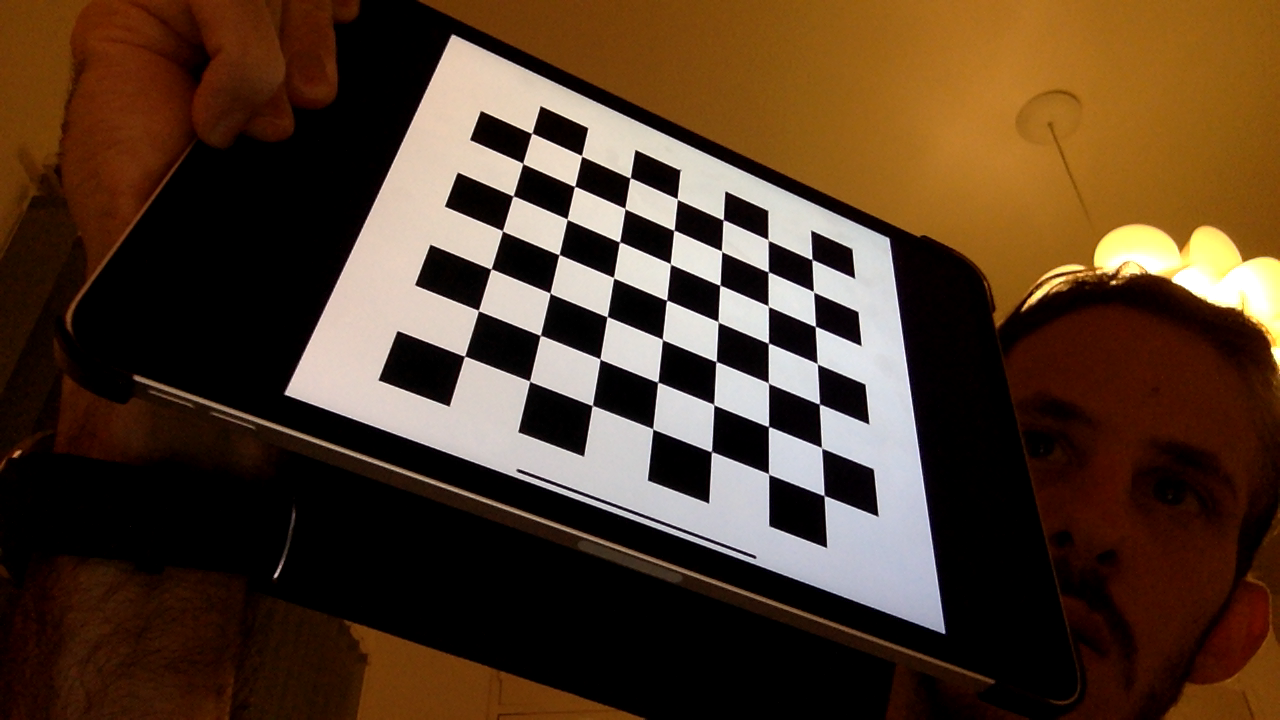
#> input picture calibration/images/13032254168091.png, 1280 x 720 px; its folder holds only this picture in this run
$ python calibrate.py
#> lines starting #> are read from the running program, lines starting #| are printed output that depends on the picture; after the words box and inside, x2 and y2 are one past the last pixel; in counts of white or black regions, pixels touching at a corner belong together
import numpy as np
import cv2
import glob
import yaml
#import pathlib

# termination criteria
criteria = (cv2.TERM_CRITERIA_EPS + cv2.TERM_CRITERIA_MAX_ITER, 30, 0.001)
# prepare object points, like (0,0,0), (1,0,0), (2,0,0) ....,(6,5,0)
objp = np.zeros((7*7,3), np.float32)
objp[:,:2] = np.mgrid[0:7,0:7].T.reshape(-1,2)
# Arrays to store object points and image points from all the images.
objpoints = [] # 3d point in real world space
imgpoints = [] # 2d points in image plane.

images = glob.glob('./images/*')

# path = 'results'
# pathlib.Path(path).mkdir(parents=True, exist_ok=True)

found = 0
for fname in images:  # Here, 10 can be changed to whatever number you like to choose
    img = cv2.imread(fname) # Capture frame-by-frame
#> img is the input picture: shape (720, 1280, 3); mean B, G, R 40.2, 58.8, 81.5
    #print(images[im_i])
    gray = cv2.cvtColor(img, cv2.COLOR_BGR2GRAY)
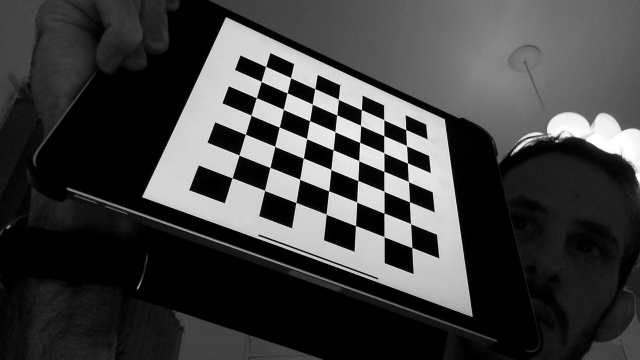
#> gray: shape (720, 1280) (shown at 1/2 size); min 0, max 255, mean 63.4
    # Find the chess board corners
    ret, corners = cv2.findChessboardCorners(gray, (7,7), None)
#> ret = True; corners = 49 rows, first 8: [531.8, 133.1], [581.6, 155.8], [630.2, 177.8], [677.2, 199], [723.2, 219.9], [768.1, 240], [812, 259.3], [522.9, 163.4]
    # If found, add object points, image points (after refining them)
    if ret == True:
        objpoints.append(objp)   # Certainly, every loop objp is the same, in 3D.
        corners2 = cv2.cornerSubPix(gray,corners,(11,11),(-1,-1),criteria)
#> corners2 = 49 rows, first 8: [531.7, 133.3], [581.5, 155.8], [630.1, 177.8], [677.2, 199.1], [723.2, 219.8], [768.1, 240], [811.9, 259.5], [522.7, 163.4]
        imgpoints.append(corners2)
        # Draw and display the corners
        img = cv2.drawChessboardCorners(img, (7,7), corners2, ret)
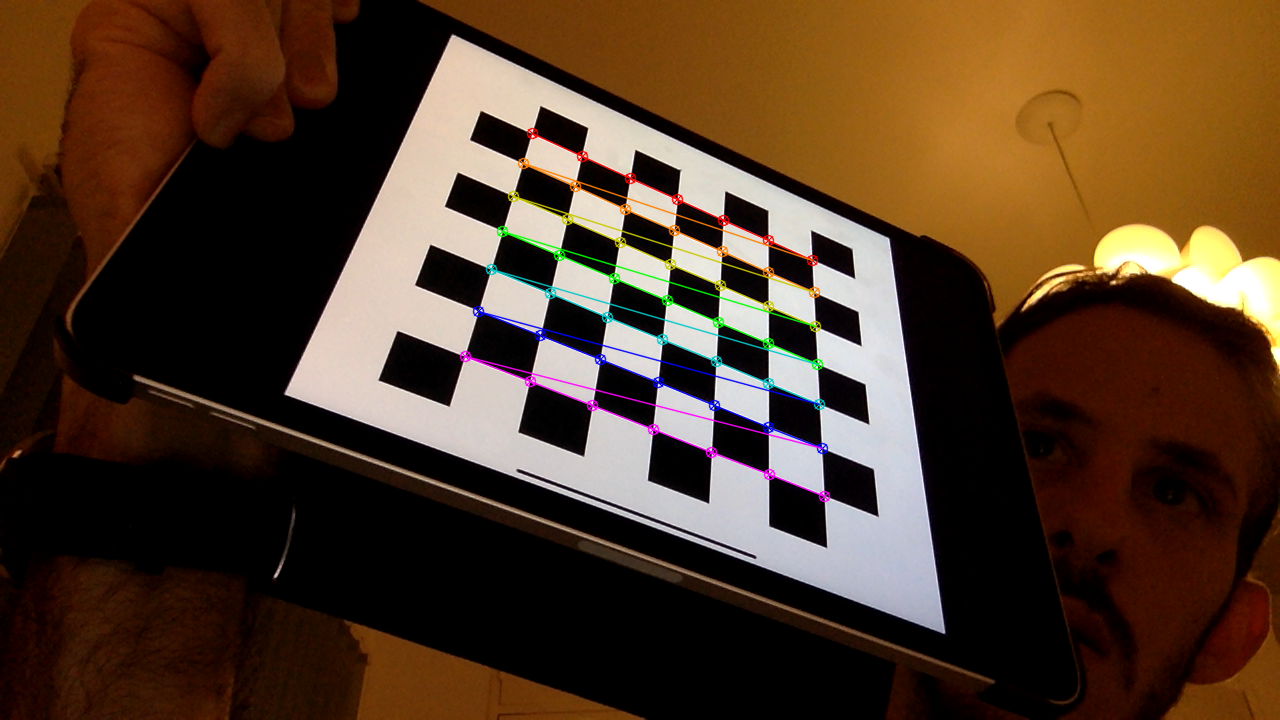
#> img: shape (720, 1280, 3); 1.76% of pixels changed, all inside (x1, y1, x2, y2) = (459, 127, 831, 503)
        found += 1
        cv2.imshow('img', img)
        cv2.waitKey(1000)
        # if you want to save images with detected corners
        # uncomment following 2 lines and lines 5, 18 and 19
        # image_name = path + '/calibresult' + str(found) + '.png'
        # cv2.imwrite(image_name, img)

print("Number of images used for calibration: ", found)

# When everything done, release the capture
# cap.release()
cv2.destroyAllWindows()

# calibration
ret, mtx, dist, rvecs, tvecs = cv2.calibrateCamera(objpoints, imgpoints, gray.shape[::-1], None, None)
#> ret = 0.0767; mtx = [[1011.9, 0, 615.5], [0, 1013.8, 392.1], [0, 0, 1]]; dist = [[0.159, -2.11, 0.00377, -0.00953, 15.88]]; rvecs = ([-0.743, -0.359, 0.262],); tvecs = ([-1.53, -4.77, 18.76],)

# transform the matrix and distortion coefficients to writable lists
data = {'camera_matrix': np.asarray(mtx).tolist(),
        'dist_coeff': np.asarray(dist).tolist()}
#> data = {'camera_matrix': [[1011.9, 0, 615.5], [0, 1013.8, 392.1], [0, 0, 1]], 'dist_coeff': [[0.159, -2.11, 0.00377, -0.00953, 15.88]]}

# and save it to a file
with open("../calibration_matrix.yaml", "w") as f:
    yaml.dump(data, f)

$ run again, on calibration/images/13085106348797.png
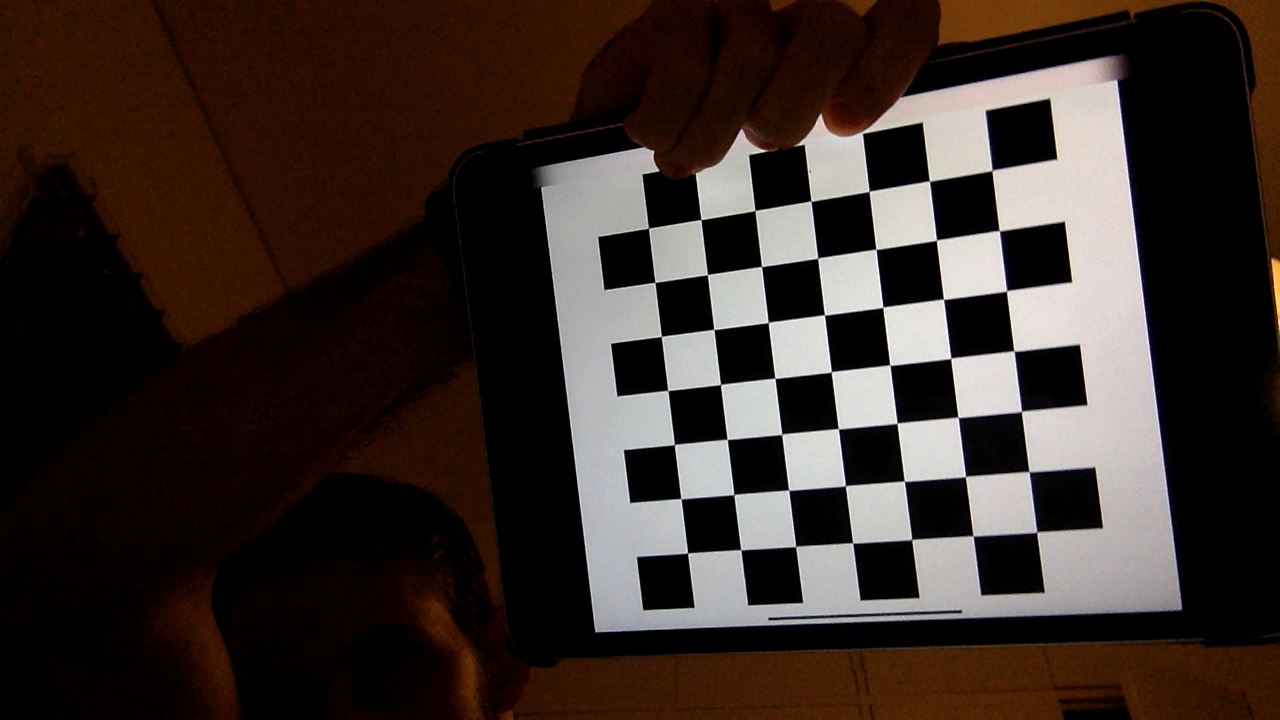
#> input picture calibration/images/13085106348797.png, 1280 x 720 px
#> img is the input picture: shape (720, 1280, 3); mean B, G, R 41.1, 46.2, 57.9
#> `gray = cv2.cvtColor(img, cv2.COLOR_BGR2GRAY)`:
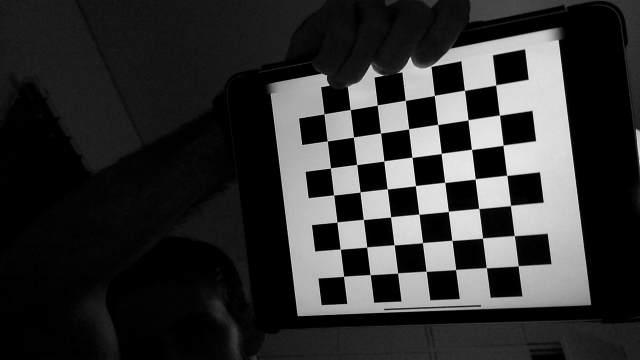
#> gray: shape (720, 1280) (shown at 1/2 size); min 0, max 255, mean 49.1
#> `ret, corners = cv2.findChessboardCorners(gray, (7,7), None)`: ret = True; corners = 49 rows, first 8: [992, 170], [997.8, 229.6], [1007.6, 289.6], [1012.7, 349.9], [1022.7, 409.7], [1030.1, 473.6], [1036.2, 533.9], [928.5, 180.1]
#> corners2 = 49 rows, first 8: [992, 170.4], [999.3, 230.6], [1006.5, 290.9], [1013.9, 351.1], [1021.4, 411.4], [1029, 471.6], [1036.7, 532.1], [929.4, 181]
#> `img = cv2.drawChessboardCorners(img, (7,7), corners2, ret)`:
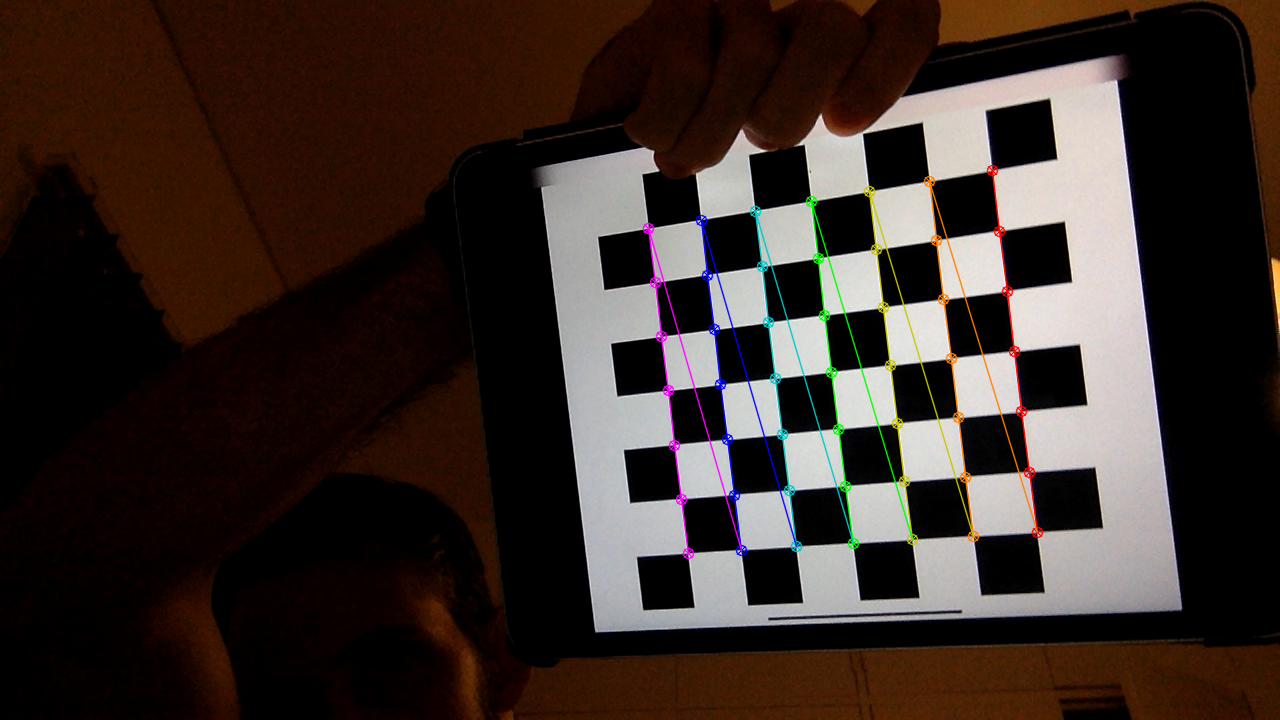
#> img: shape (720, 1280, 3); 1.88% of pixels changed, all inside (x1, y1, x2, y2) = (642, 164, 1044, 560)
#> `ret, mtx, dist, rvecs, tvecs = cv2.calibrateCamera(objpoints, imgpoint..`: ret = 0.085; mtx = [[1232.3, 0, 597.8], [0, 1228.3, 363.5], [0, 0, 1]]; dist = [[0.12, -0.291, -0.00294, -0.00242, 0.251]]; rvecs = ([0.289, 0.276, 1.43],); tvecs = ([6.49, -3.18, 20.47],)
#> data = {'camera_matrix': [[1232.3, 0, 597.8], [0, 1228.3, 363.5], [0, 0, 1]], 'dist_coeff': [[0.12, -0.291, -0.00294, -0.00242, 0.251]]}

$ run again, on calibration/images/13265090846749.png
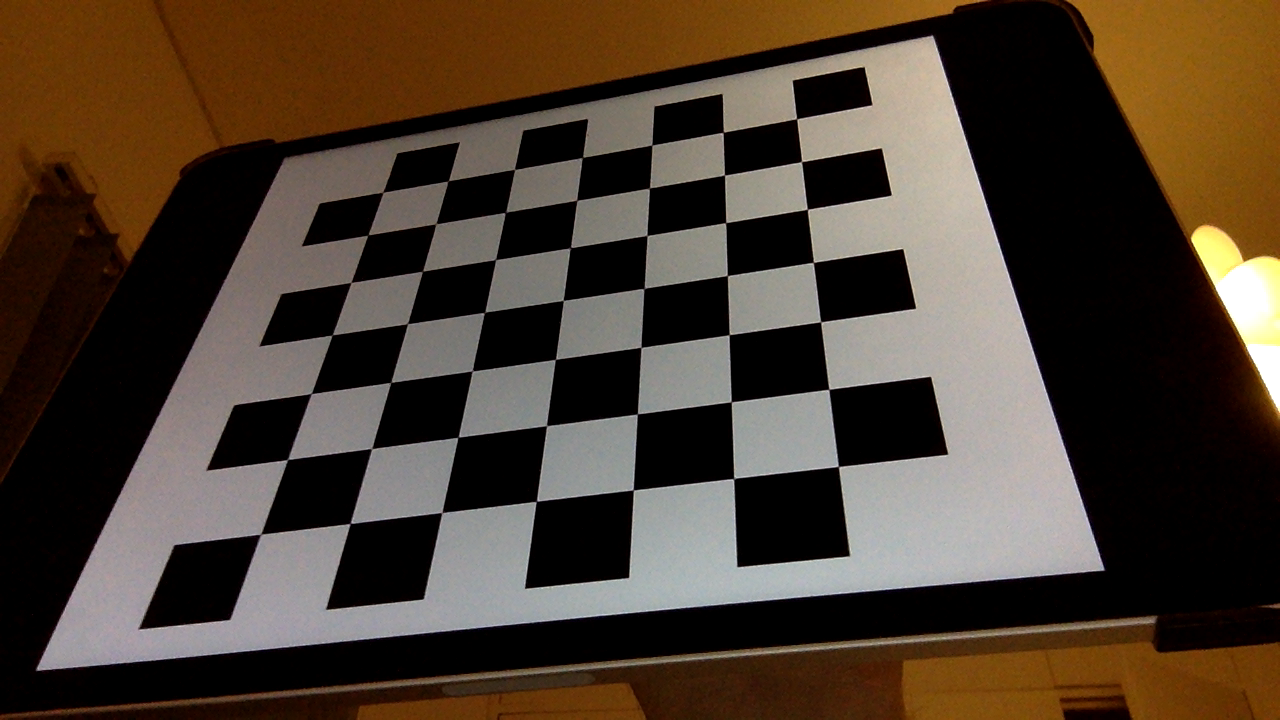
#> input picture calibration/images/13265090846749.png, 1280 x 720 px
#> img is the input picture: shape (720, 1280, 3); mean B, G, R 49.9, 62.9, 76.5
#> `gray = cv2.cvtColor(img, cv2.COLOR_BGR2GRAY)`:
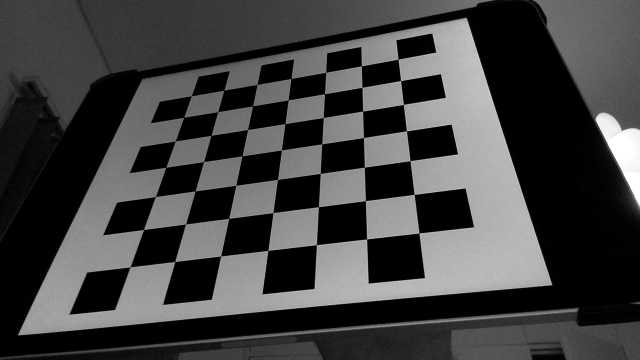
#> gray: shape (720, 1280) (shown at 1/2 size); min 0, max 255, mean 65.5
#> `ret, corners = cv2.findChessboardCorners(gray, (7,7), None)`: ret = True; corners = 49 rows, first 8: [796.5, 118.9], [801.4, 161.4], [807.5, 209.2], [813.2, 262.3], [820.7, 321.7], [828.9, 389.5], [838.5, 466.4], [723.3, 132.5]
#> corners2 = 49 rows, first 8: [796.6, 118.7], [801.5, 161.6], [807.3, 209.4], [813.4, 262.4], [820.6, 321.8], [828.8, 389.3], [838.4, 466.5], [723.3, 132.2]
#> `img = cv2.drawChessboardCorners(img, (7,7), corners2, ret)`:
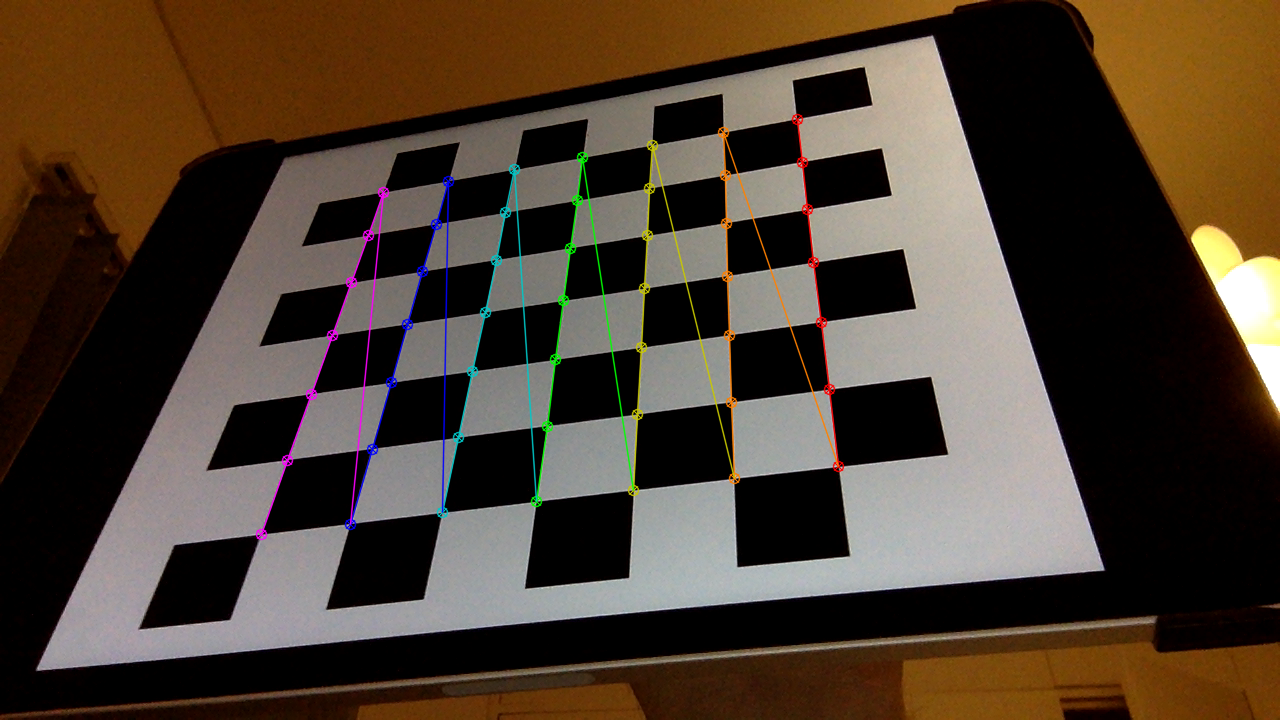
#> img: shape (720, 1280, 3); 1.88% of pixels changed, all inside (x1, y1, x2, y2) = (255, 113, 845, 541)
#> `ret, mtx, dist, rvecs, tvecs = cv2.calibrateCamera(objpoints, imgpoint..`: ret = 0.165; mtx = [[1088.2, 0, 608.7], [0, 1147.5, 356.7], [0, 0, 1]]; dist = [[0.0711, 0.507, 0.000599, -0.00477, -4.01]]; rvecs = ([-0.459, 0.835, 1.42],); tvecs = ([2.55, -3.05, 14.79],)
#> data = {'camera_matrix': [[1088.2, 0, 608.7], [0, 1147.5, 356.7], [0, 0, 1]], 'dist_coeff': [[0.0711, 0.507, 0.000599, -0.00477, -4.01]]}
